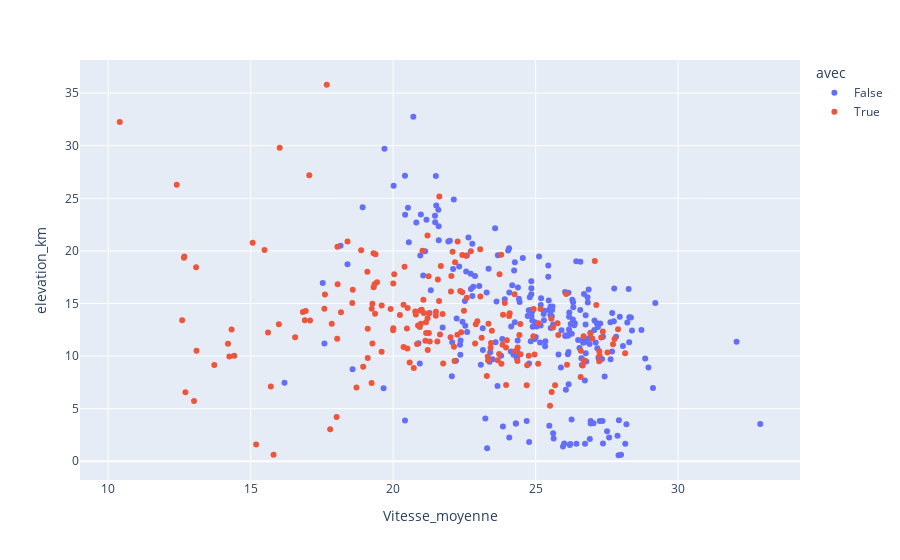

Here is the notebook cell this chart was saved with:
### Code cell
vitesse_denivele_km = px.scatter(Strava, x = 'Vitesse_moyenne',y = 'elevation_km', color = Strava["avec"], hover_data=['Activity Name','Distance_m','Elevation Gain'])
vitesse_denivele_km

### Figure 1 — Plotly figure (JSON) as saved in the notebook; plotly's stock layout.template omitted (floating-point values rounded to 4 significant figures; data arrays with more than 128 entries replaced by an {"elided": "..."} marker saying what was removed)
{"data": [{"customdata": {"elided": "247x3 mixed values"}, "hovertemplate": "avec=False<br>Vitesse_moyenne=%{x}<br>elevation_km=%{y}<br>Activity Name=%{customdata[0]}<br>Distance_m=%{customdata[1]}<br>Elevation Gain=%{customdata[2]}<extra></extra>", "legendgroup": "False", "marker": {"color": "#636efa", "symbol": "circle"}, "mode": "markers", "name": "False", "orientation": "v", "showlegend": true, "type": "scatter", "x": {"elided": "247 float values"}, "xaxis": "x", "y": {"elided": "247 float values"}, "yaxis": "y"}, {"customdata": {"elided": "193x3 mixed values"}, "hovertemplate": "avec=True<br>Vitesse_moyenne=%{x}<br>elevation_km=%{y}<br>Activity Name=%{customdata[0]}<br>Distance_m=%{customdata[1]}<br>Elevation Gain=%{customdata[2]}<extra></extra>", "legendgroup": "True", "marker": {"color": "#EF553B", "symbol": "circle"}, "mode": "markers", "name": "True", "orientation": "v", "showlegend": true, "type": "scatter", "x": {"elided": "193 float values"}, "xaxis": "x", "y": {"elided": "193 float values"}, "yaxis": "y"}], "layout": {"legend": {"title": {"text": "avec"}, "tracegroupgap": 0}, "margin": {"t": 60}, "xaxis": {"anchor": "y", "domain": [0, 1], "title": {"text": "Vitesse_moyenne"}}, "yaxis": {"anchor": "x", "domain": [0, 1], "title": {"text": "elevation_km"}}}}
